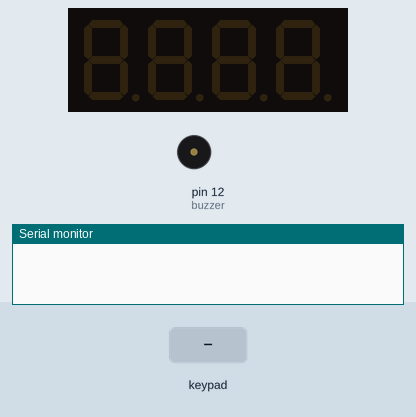
Bench run of a sketch on a simulated Arduino Uno, built with avr-gcc and run on an emulated ATmega328P. On the bench: 4-digit seven-segment display, buzzer (waves = sounding, pin HIGH), the last lines printed to the serial monitor. The inputs (shaded band) are chosen by the test bench.

Above: at 1.2 s.
1.3 s: keypad keys 9 8 7 6 D pressed 0.4 s apart
At 4.5 s:
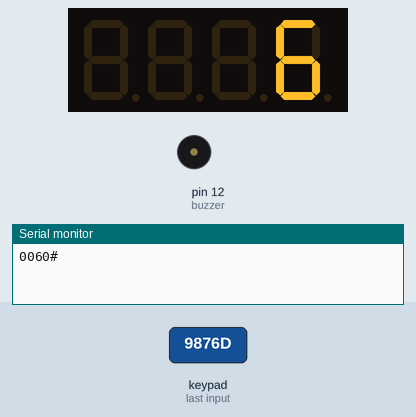
4.8 s: key '1' pressed
At 6.2 s:
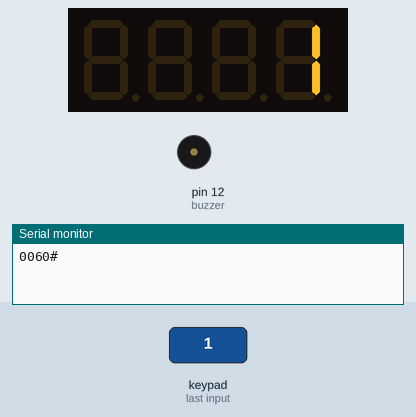
6.5 s: keypad keys 5 4 3 2 D pressed 0.4 s apart
At 6.64 s:
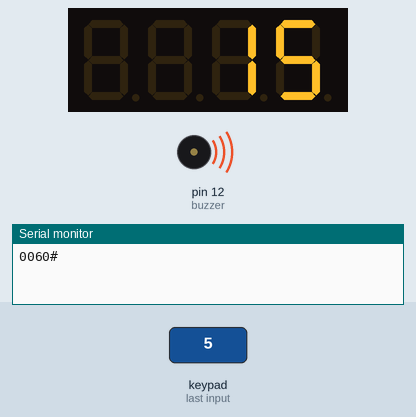
10.0 s: key '2' pressed
At 11.5 s:
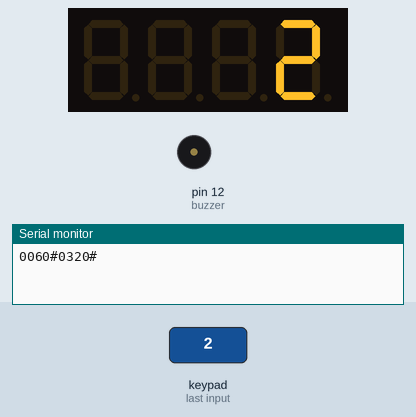
Timing chart, 0 to 12.7 s (numbered marks = the images above; inputs shaded):
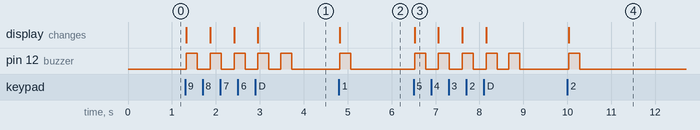

Measured:
- after the input at 1.3 s, pin 12 (buzzer): alternates HIGH for 0.25 s and LOW for 0.29 s, 10 changes in all, then stays LOW, starting at once; the display: first changes at once (image 1 shows a later state)
- after the input at 4.8 s, pin 12 (buzzer): LOW → HIGH at once, → LOW 0.25 s later; the display: changes at once (image 2)
- after the input at 6.5 s, pin 12 (buzzer): alternates HIGH for 0.25 s and LOW for 0.29 s, 10 changes in all, then stays LOW, starting at once; the display: changes at once (image 3)
- after the input at 10.0 s, pin 12 (buzzer): LOW → HIGH at once, → LOW 0.25 s later; the display: changes at once (image 4)

The sketch:

TokenTxr.ino
```cpp
#include <Keypad.h>
#include <TM1637Display.h>

const byte ROWS = 4; //four rows
const byte COLS = 4; //three columns
char keys[ROWS][COLS] = {
  {'1','2','3','A'},
  {'4','5','6','B'},
  {'7','8','9','C'},
  {'*','0','#','D'}
};
byte rowPins[ROWS] = {9, 8, 7, 6}; //connect to the row pinouts of the keypad
byte colPins[COLS] = {5, 4, 3, 2}; //connect to the column pinouts of the keypad

// Module connection pins (Digital Pins)
#define CLK 10
#define DIO 11
#define buzzer 12

Keypad keypad = Keypad( makeKeymap(keys), rowPins, colPins, ROWS, COLS );
TM1637Display display(CLK, DIO);

int token = 0;
int keyCount = 0;

void setup(){
  Serial.begin(9600);
  pinMode(buzzer, OUTPUT);
  digitalWrite(buzzer, LOW);
  display.setBrightness(0x0f);
}

void loop(){
  char key = keypad.getKey();

  if (key){
    if(key >= '0' && key <= '9')
      {
        if(keyCount == 3)
          {
            keyCount = 0;
            token = 0;
          }
        if(token == 0 && key == '0')
          token = 0;
        else
          {
            token = token * 10 + int(key-48);
            display.showNumberDec(token, false);
            keyCount++;
          }
      }
    if(key == '#')
      {
        if(token < 999)
          token++;
        display.showNumberDec(token, false);
      }
    if(key == '*')
      {
        if(token > 0)
          token--;
        display.showNumberDec(token, false);
      }
    if(key == 'A')
      {
        if(token < 994)
          token = token + 5;
        display.showNumberDec(token, false);
      }
    if(key == 'B')
      {
        if(token >= 5)
          token = token - 5;
        display.showNumberDec(token, false);
      }
    if(key == 'C')
      {
        if(token > 0)
          token = 0;
        display.showNumberDec(token, false);
      }
    if(key == 'D')
      {
        sendToken(token);
        keyCount = 3;
      }
    digitalWrite(buzzer, HIGH);
    delay(250);
    digitalWrite(buzzer, LOW);
    delay(250);
  }
}

void sendToken(int tkn)
{
  if (tkn<100) Serial.print('0');
  if (tkn<10) Serial.print('0');
  Serial.print(tkn);
  Serial.print('0');
  Serial.print('#');
}
```
